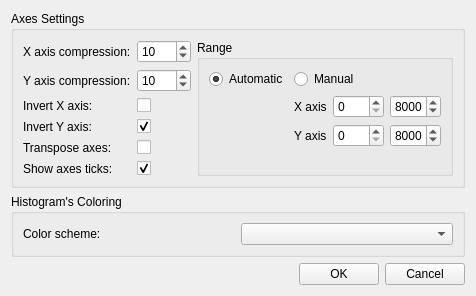
<?xml version="1.0" encoding="UTF-8"?>
<ui version="4.0">
 <class>Form</class>
 <widget class="QWidget" name="Form">
  <property name="geometry">
   <rect>
    <x>0</x>
    <y>0</y>
    <width>452</width>
    <height>292</height>
   </rect>
  </property>
  <property name="focusPolicy">
   <enum>Qt::StrongFocus</enum>
  </property>
  <property name="windowTitle">
   <string>ToF-E Graph Settings</string>
  </property>
  <layout class="QVBoxLayout" name="verticalLayout">
   <item>
    <widget class="QGroupBox" name="groupBox">
     <property name="title">
      <string>Axes Settings</string>
     </property>
     <layout class="QGridLayout" name="gridLayout_2">
      <item row="0" column="0">
       <layout class="QFormLayout" name="formLayout">
        <property name="fieldGrowthPolicy">
         <enum>QFormLayout::AllNonFixedFieldsGrow</enum>
        </property>
        <item row="0" column="0">
         <widget class="QLabel" name="xAxisBinLabel">
          <property name="text">
           <string>X axis compression:</string>
          </property>
         </widget>
        </item>
        <item row="0" column="1">
         <widget class="QSpinBox" name="bin_x">
          <property name="toolTip">
           <string>Changing axis bin width too high might result in memory error.</string>
          </property>
          <property name="minimum">
           <number>1</number>
          </property>
          <property name="maximum">
           <number>3000</number>
          </property>
          <property name="singleStep">
           <number>1</number>
          </property>
          <property name="value">
           <number>10</number>
          </property>
         </widget>
        </item>
        <item row="1" column="0">
         <widget class="QLabel" name="yAxisBinLabel">
          <property name="text">
           <string>Y axis compression:</string>
          </property>
         </widget>
        </item>
        <item row="1" column="1">
         <widget class="QSpinBox" name="bin_y">
          <property name="toolTip">
           <string>Changing axis bin width too high might result in memory error.</string>
          </property>
          <property name="minimum">
           <number>1</number>
          </property>
          <property name="maximum">
           <number>3000</number>
          </property>
          <property name="singleStep">
           <number>1</number>
          </property>
          <property name="value">
           <number>10</number>
          </property>
         </widget>
        </item>
        <item row="2" column="0">
         <widget class="QLabel" name="invertXAxisLabel">
          <property name="text">
           <string>Invert X axis:</string>
          </property>
         </widget>
        </item>
        <item row="2" column="1">
         <widget class="QCheckBox" name="invert_x">
          <property name="checked">
           <bool>false</bool>
          </property>
          <property name="tristate">
           <bool>false</bool>
          </property>
         </widget>
        </item>
        <item row="3" column="0">
         <widget class="QLabel" name="invertYAxisLabel">
          <property name="text">
           <string>Invert Y axis:</string>
          </property>
         </widget>
        </item>
        <item row="3" column="1">
         <widget class="QCheckBox" name="invert_y">
          <property name="checked">
           <bool>true</bool>
          </property>
         </widget>
        </item>
        <item row="5" column="0">
         <widget class="QLabel" name="showAxesTicksLabel">
          <property name="text">
           <string>Show axes ticks:</string>
          </property>
         </widget>
        </item>
        <item row="5" column="1">
         <widget class="QCheckBox" name="axes_ticks">
          <property name="checked">
           <bool>true</bool>
          </property>
         </widget>
        </item>
        <item row="4" column="0">
         <widget class="QLabel" name="transposeAxesLabel">
          <property name="text">
           <string>Transpose axes:</string>
          </property>
         </widget>
        </item>
        <item row="4" column="1">
         <widget class="QCheckBox" name="transposeAxesCheckBox"/>
        </item>
       </layout>
      </item>
      <item row="0" column="1">
       <widget class="QGroupBox" name="groupBox_3">
        <property name="title">
         <string>Range</string>
        </property>
        <layout class="QGridLayout" name="gridLayout">
         <item row="0" column="0">
          <widget class="QRadioButton" name="radio_range_auto">
           <property name="text">
            <string>Automatic</string>
           </property>
           <property name="checked">
            <bool>true</bool>
           </property>
          </widget>
         </item>
         <item row="0" column="1">
          <widget class="QRadioButton" name="radio_range_manual">
           <property name="text">
            <string>Manual</string>
           </property>
          </widget>
         </item>
         <item row="3" column="0">
          <spacer name="verticalSpacer">
           <property name="orientation">
            <enum>Qt::Vertical</enum>
           </property>
           <property name="sizeHint" stdset="0">
            <size>
             <width>20</width>
             <height>40</height>
            </size>
           </property>
          </spacer>
         </item>
         <item row="1" column="1">
          <layout class="QHBoxLayout" name="horizontalLayout_3">
           <item>
            <widget class="QLabel" name="label">
             <property name="text">
              <string>X axis</string>
             </property>
            </widget>
           </item>
           <item>
            <widget class="QSpinBox" name="spin_range_x_min">
             <property name="minimumSize">
              <size>
               <width>51</width>
               <height>0</height>
              </size>
             </property>
             <property name="maximum">
              <number>16000</number>
             </property>
             <property name="singleStep">
              <number>10</number>
             </property>
            </widget>
           </item>
           <item>
            <widget class="QSpinBox" name="spin_range_x_max">
             <property name="minimumSize">
              <size>
               <width>51</width>
               <height>0</height>
              </size>
             </property>
             <property name="minimum">
              <number>1</number>
             </property>
             <property name="maximum">
              <number>16000</number>
             </property>
             <property name="singleStep">
              <number>10</number>
             </property>
             <property name="value">
              <number>8000</number>
             </property>
            </widget>
           </item>
          </layout>
         </item>
         <item row="2" column="1">
          <layout class="QHBoxLayout" name="horizontalLayout_4">
           <item>
            <widget class="QLabel" name="label_2">
             <property name="text">
              <string>Y axis</string>
             </property>
            </widget>
           </item>
           <item>
            <widget class="QSpinBox" name="spin_range_y_min">
             <property name="minimumSize">
              <size>
               <width>51</width>
               <height>0</height>
              </size>
             </property>
             <property name="maximum">
              <number>16000</number>
             </property>
             <property name="singleStep">
              <number>10</number>
             </property>
            </widget>
           </item>
           <item>
            <widget class="QSpinBox" name="spin_range_y_max">
             <property name="minimumSize">
              <size>
               <width>51</width>
               <height>0</height>
              </size>
             </property>
             <property name="minimum">
              <number>1</number>
             </property>
             <property name="maximum">
              <number>16000</number>
             </property>
             <property name="singleStep">
              <number>10</number>
             </property>
             <property name="value">
              <number>8000</number>
             </property>
            </widget>
           </item>
          </layout>
         </item>
        </layout>
       </widget>
      </item>
     </layout>
    </widget>
   </item>
   <item>
    <widget class="QGroupBox" name="groupBox_2">
     <property name="title">
      <string>Histogram's Coloring</string>
     </property>
     <layout class="QGridLayout" name="gridLayout_3">
      <item row="0" column="0">
       <layout class="QHBoxLayout" name="horizontalLayout">
        <item>
         <widget class="QLabel" name="colorSchemeLabel">
          <property name="text">
           <string>Color scheme:</string>
          </property>
         </widget>
        </item>
        <item>
         <widget class="QComboBox" name="colorbox"/>
        </item>
       </layout>
      </item>
     </layout>
    </widget>
   </item>
   <item>
    <layout class="QHBoxLayout" name="horizontalLayout_2">
     <item>
      <spacer name="horizontalSpacer">
       <property name="orientation">
        <enum>Qt::Horizontal</enum>
       </property>
       <property name="sizeHint" stdset="0">
        <size>
         <width>40</width>
         <height>20</height>
        </size>
       </property>
      </spacer>
     </item>
     <item>
      <widget class="QPushButton" name="OKButton">
       <property name="text">
        <string>OK</string>
       </property>
      </widget>
     </item>
     <item>
      <widget class="QPushButton" name="cancelButton">
       <property name="text">
        <string>Cancel</string>
       </property>
      </widget>
     </item>
    </layout>
   </item>
  </layout>
 </widget>
 <resources/>
 <connections/>
</ui>
